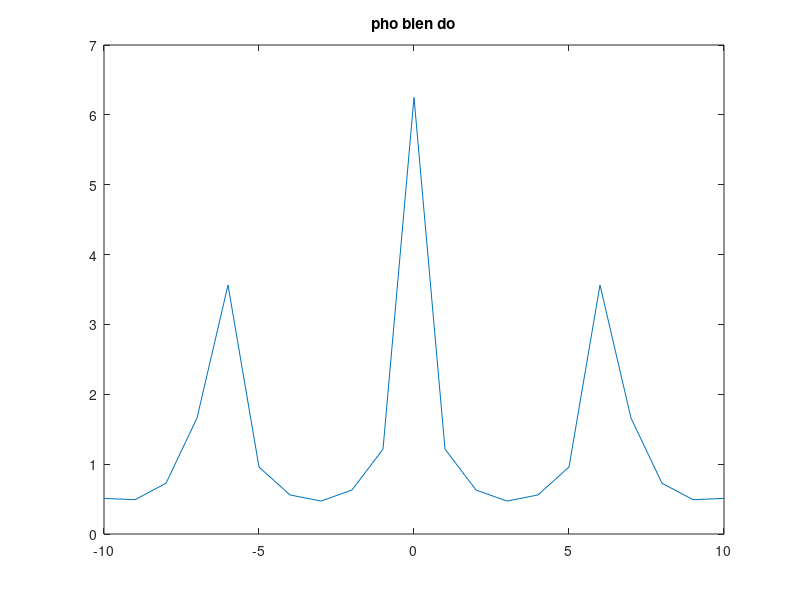

Write the MATLAB code that produced this figure.
clc, clear all, close all;
b = [1 0.25]
a = [1 -0.7 -0.1]
n = -10:10;
%dac trung tan so bien do
[H,W] = freqz(b,a,n)
plot(W,abs(H))
title('pho bien do')
